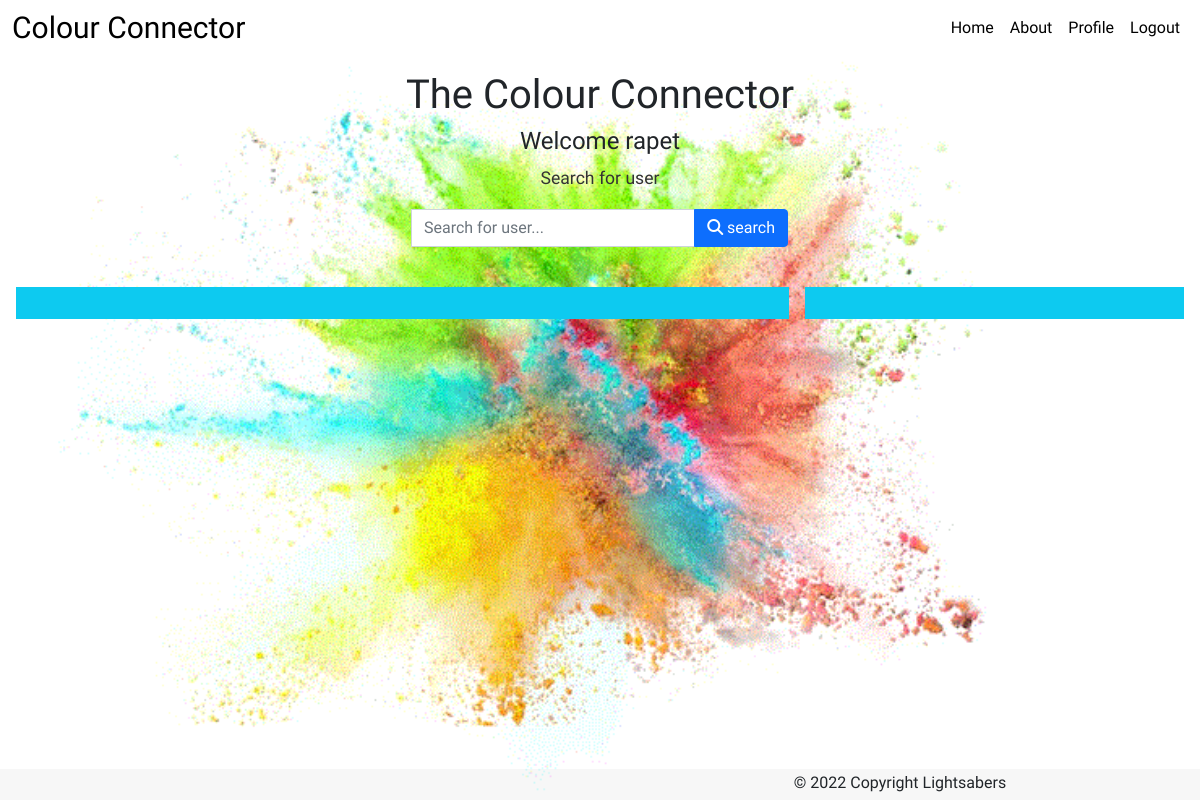
The page /profile/ (signed in) on the database as committed earlier.
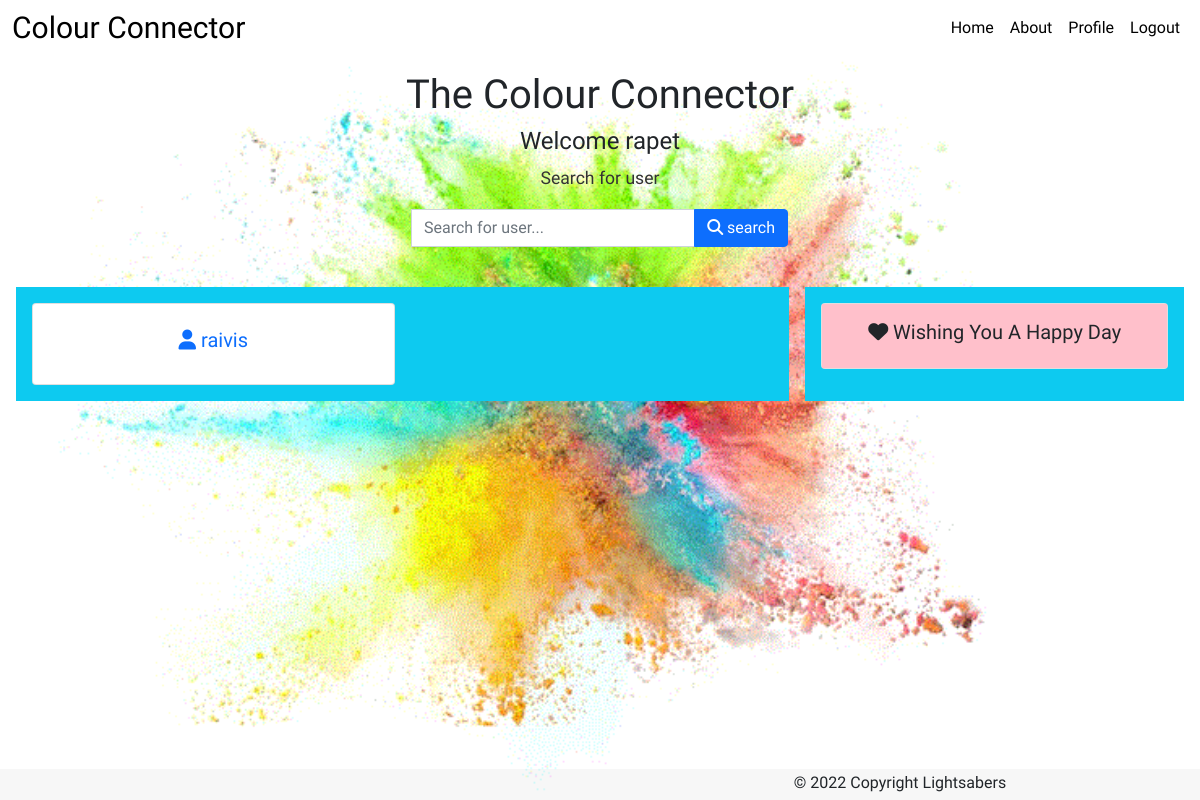
The same page on the database as committed later.
### profiles/models.py (models this page shows, shortened)
class FriendRequest(models.Model):
    user = models.ForeignKey(UserProfile, on_delete=models.CASCADE, related_name='request_user')
    friend = models.ForeignKey(UserProfile, on_delete=models.CASCADE, related_name='friend')
    is_requested = models.BooleanField(default=False)
    is_accepted = models.BooleanField(default=False)

class UserProfile(models.Model):
    user = models.OneToOneField(User, on_delete=models.CASCADE, related_name='profile')
    fav_color = models.ForeignKey(Color, on_delete=models.CASCADE, null=True)
    slug = models.SlugField(unique=True)
    def get_absolute_url(self):
        return reverse('user_profile', args=[self.slug])
    def __str__(self):
        return self.user.username

class Post(models.Model):
    color = models.ForeignKey(Color, on_delete=models.CASCADE , null=True)
    message = models.ForeignKey(Message, on_delete=models.CASCADE, null=True)
    sender = models.ForeignKey(UserProfile, on_delete=models.CASCADE, blank=True, null=True)
    receiver = models.ForeignKey(
        UserProfile, on_delete=models.CASCADE, related_name='receiver', blank=True, null=True)
    image = models.ForeignKey(
        Image, on_delete=models.CASCADE, blank=True, null=True)
    slug = models.SlugField(unique=True, default=uuid.uuid4)

class Message(models.Model):
    message = models.CharField(max_length=225, blank=True)
    def __str__(self):
        return self.message

### profiles/views.py (the view, shortened to what this page needs)
# urls.py: path('profile/', include('profiles.urls')),
@login_required
def profile(request):
    user = get_object_or_404(UserProfile, user=request.user)
    friend = None
    def get_requests_received(user):
        requests_received = FriendRequest.objects.filter(friend=user, is_accepted=False)
        return requests_received
    def get_all_friend_list(user):
        friend_list = FriendRequest.objects.filter(
            Q(user=user, is_accepted=True) | Q(friend=user, is_accepted=True))
        return friend_list
    def get_requests_sent(user):
        requests_sent = FriendRequest.objects.filter(
            user=user, is_requested=True, is_accepted=False)
        return requests_sent
    def get_search_form(user):
        form = User.objects.exclude(username=user).values_list('username', flat=True)
        return form
    def get_messages_received(user):
        messages_received = Post.objects.filter(receiver=user)
        return messages_received
    context = {
        'messages_received': get_messages_received(user),
        'friend': friend,
        'friend_list': get_all_friend_list(user),
        'requests_received': get_requests_received(user),
        'requests_sent': get_requests_sent(user),
        'form': get_search_form(user)
    }
    return render(request, 'profiles/profile.html', context)

### profiles/models.py (called while the page is built)
    def __str__(self):
        return self.color

### profiles/templates/profiles/profile.html (shortened to what this page needs)
{% extends 'base.html' %} {% load static %} {% block extra_js %} {% endblock %}
{% block content %}
<div class="container h-100">
  <div class="h-100 align-items-center">
    <div class="col-12 text-center">
      <h1 class="heading">The Colour Connector</h1>
      <h4 class="heading">Welcome {{user.username}}</h4>
      <div class="panel panel-default">
        <div class="panel-heading">
          <p class="panel-title">Search for user</p>
        </div>
        {% include 'includes/user-search-form.html' %}
        <div class="row gx-3 gy-2">
          <div class="col-12 col-sm-8">
            <div class="col-12 m-2 p-3 bg-info">
              <div class="row gx-3 gy-2">
                {% include 'includes/friend-list.html' %}
              </div>
            </div>
          </div>
            <div class="col-12 col-sm-4">
              <div class="col-12 m-2 p-3 bg-info">
                {% include 'includes/received-messages.html' %}
                </div>
              </div>
            </div>
        </div>
      </div>
    </div>
  </div>
</div>
{% endblock %}

### templates/base.html (shortened to what this page needs)
{%  load static  %}
<!doctype html>
<html lang="en">
<head>
    <link href="https://cdn.jsdelivr.net/npm/bootstrap@5.1.3/dist/css/bootstrap.min.css" rel="stylesheet"
>
    <link rel="stylesheet" href="{%  static 'css/style.css'  %}">
</head>
<body class="d-flex flex-column min-vh-100" id="splashImage">
    <nav class="navbar navbar-expand-md navbar-light">
        <div class="container">
            <a class="navbar-brand mb-0" id="logo" href="{% url 'home' %}" aria-label="Go Home Page">
                Colour Connector
            </a>
            <div class="collapse navbar-collapse justify-content-end" id="navbarNav">
                <ul class="navbar-nav">
                    <li class="nav-item-active">
                        <a class="nav-link active" href="{% url 'home' %}" aria-label="Go Home Page">Home</a>
                    </li>
                    <li class="nav-item-active">
                        <a href="{% url 'about' %}" class="nav-link" aria-label="Go About Page">About</a>
                    </li>
                    {% if request.user.is_authenticated %}
                    <li class="nav-item-active">
                        <a href="{% url 'profile' %}" class="nav-link" aria-label="Go Profile Page">Profile</a>
                    </li>
                    <li class="nav-item-active">
                        <a href="{% url 'account_logout' %}" class="nav-link" aria-label="Logout">Logout</a>
                    </li>
                    {% endif %}
                </ul>
            </div>
        </div>
    </nav>
    <main>
        {% block content %}{% endblock content %}
    </main>
    <footer class="mt-auto text-center" id="footer">
        <div class="container">
            <section>
                <div class="row text-center d-flex justify-content-end pt-1">
                    <div class="col-md-6">
                        <h6 class="text-center" id="copyright">
                            © 2022 Copyright Lightsabers
                        </h6>
                    </div>
                </div>
            </section>
        </div>
    </footer>
</body>
</html>

### profiles/templates/includes/user-search-form.html (shortened to what this page needs)
<div class="row mt-3">
    <div class="col-12 col-md-4">
    </div>
    <div class="col-12 col-md-4">
        <form
          class="form mx-auto searh-form"
          method="POST"
          action="{% url 'profile' %}"
          >
          <div class="input-group mb-3 col-12">
          <input
              type="text"
              class="search form-control"
              name="search"
              placeholder="Search for user..."
              aria-label="Search for User"
            />
            <button
            class="btn btn-primary"
            type="submit"
            aria-label="Submit your search query"
            >
            <i class="fas fa-search"></i>
              search
            </button>
          </div>
        </form>
    </div>
    <div class="col-12 col-md-4">
    </div>

### profiles/templates/includes/friend-list.html
{% if friend_list %} {% for friend in friend_list %}
<div class="col-md-6">
  <div class="card">
    <a
      class="nav-link"
      href="{% if user != friend.user.user %} {{friend.user.get_absolute_url}} {% else %} {{friend.friend.get_absolute_url}} {% endif %}"
    >
      <div class="card-body">
        <h5 class="card-title">
          <i class="fas fa-solid fa-user"></i>
          {% if user != friend.user.user %} {{friend.user.user}} {% else %}{{friend.friend.user}} {% endif %}
        </h5>
      </div>
    </a>
  </div>
</div>
{% endfor %} {% endif %}

### profiles/templates/includes/received-messages.html
{% if messages_received %} {% for message in messages_received  %}
  <div class="card mb-3">
      <div style="background-color: {{message.color}}" class="card-body">
        <h5 class="card-title">
          <i class="fas fa-solid fa-heart"></i>
          {{message.message}}
        </h5>
      </div>
  </div>
{% endfor %} {% endif %}

### static/css/style.css (style rules this page uses)
body { font-family: 'Alata', sans-serif; }
main { padding-top: 16px; padding-bottom: 10px; }
.navbar { padding-top: 0; padding-bottom: 0; }
#logo { font-family: 'Grape Nuts', cursive; font-size: 30px; color: #000; }
.navbar-light .navbar-nav .nav-link.active { color: #0277bd; }
#navbarNav a { color: #000; }
#footer { background: rgba(16, 16, 16, .03); }
.container { max-width: 1280px; margin: 0 auto; }
p { font-size: 1.1rem; color: #333; line-height: 1.8rem; }
a { -webkit-transition: all 0.4s ease; -moz-transition: all 0.4s ease; -o-transition: all 0.4s ease; transition: all 0.4s ease; }
#splashImage { background: url('../images/colour-explosion-new.gif') no-repeat center; background-size: cover; }

Rows that differ between the two databases and show on the page:
added FriendRequest: friend.user "raivis"
added Post: message "Wishing You A Happy Day"
